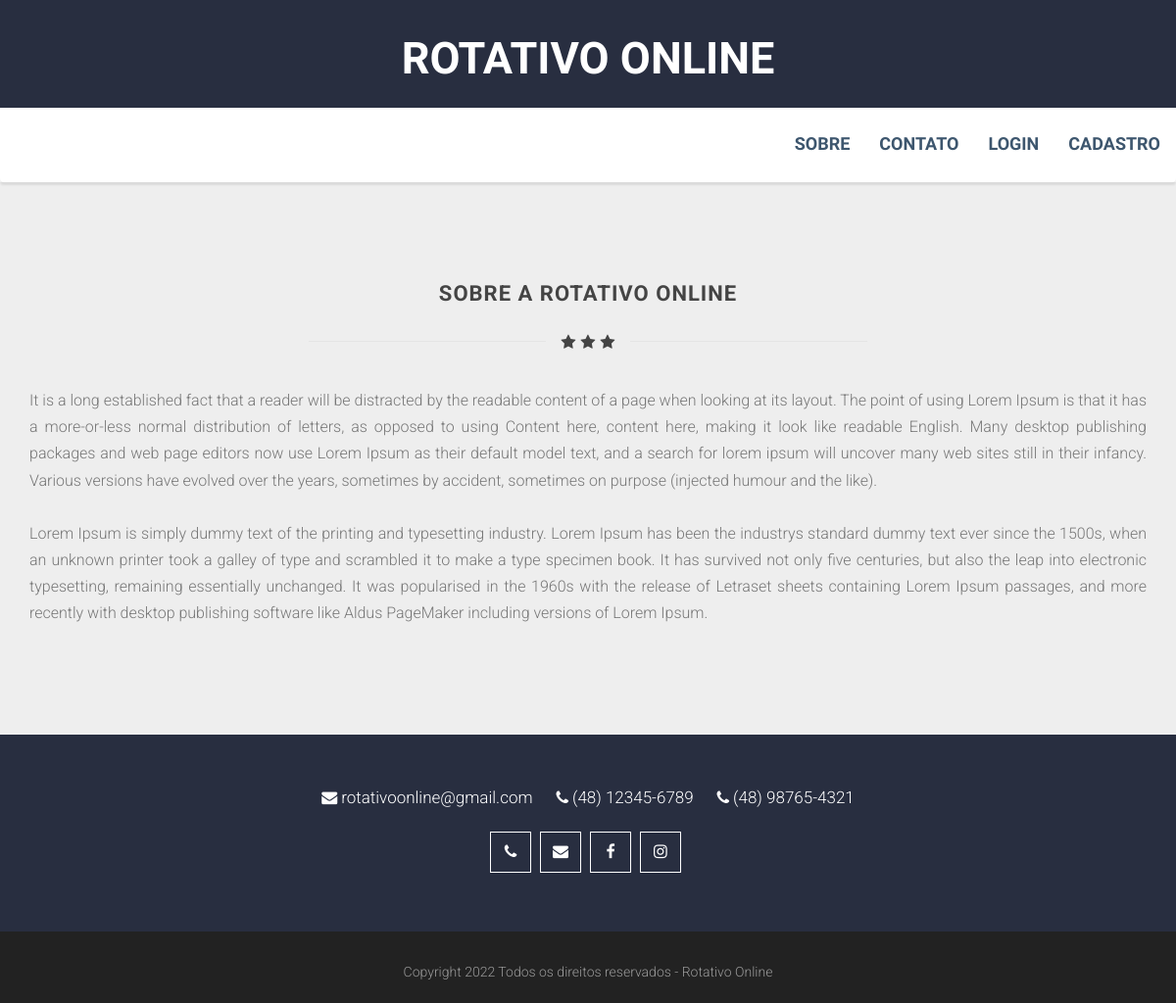
The page / on the database its author committed.
### tables this page shows
CREATE TABLE IF NOT EXISTS `Empresa` (
  `EmpresaId` INT NOT NULL AUTO_INCREMENT,
  `Nome` VARCHAR(80) NOT NULL,
  `RazaoSocial` VARCHAR(100) NULL,
  `CpfCnpj` VARCHAR(18) NULL,
  `TipoEmpresa` CHAR(1) NULL,
  `Endereco` VARCHAR(80) NULL,
  `NumeroEndereco` DECIMAL(5,0) NULL,
  `Complemento` VARCHAR(45) NULL,
  `NumeroCep` VARCHAR(9) NULL,
  `CidadeId` INT NULL,
  `BairroEndereco` VARCHAR(80) NULL,
  `UrlLogo` VARCHAR(255) NULL,
  `Sobre` VARCHAR(255) NULL,
  `NumeroTelefone1` VARCHAR(15) NULL,
  `NumeroTelefone2` VARCHAR(15) NULL,
  `Email` VARCHAR(80) NULL,
  `DataCadastro` TIMESTAMP NOT NULL DEFAULT CURRENT_TIMESTAMP,
  PRIMARY KEY (`EmpresaId`),
  INDEX `FK11_idx` (`CidadeId` ASC),
  UNIQUE INDEX `Cnpj_UNIQUE` (`CpfCnpj` ASC),
  CONSTRAINT `FK11`
    FOREIGN KEY (`CidadeId`)
    REFERENCES `Cidade` (`CidadeId`)
    ON DELETE NO ACTION
    ON UPDATE NO ACTION);

### application/controllers/Home.php (called while the page is built, shortened)
<?php
class Home extends CI_Controller {
	public function index()
	{
		$data['EmpresaSoftware'] = $this->funcoes->getEmpresaSoftware();
		$data['controller'] = "indexController";
		$this->load->view('header',$data);
		$this->load->view('index');
		$this->load->view('footer');
	}
}

### index.php (called while the page is built, shortened)
<?php
require_once BASEPATH.'core/CodeIgniter.php';

### application/models/Empresa_model.php (called while the page is built, shortened)
<?php
class Empresa_model extends CI_Model {
    public function getEmpresa($EmpresaId)
    {
        $sql = "SELECT
                        a.EmpresaId
                        ,a.Nome
                        ,a.RazaoSocial
                        ,a.CpfCnpj
                        ,a.TipoEmpresa
                        ,a.Endereco
                        ,a.NumeroEndereco
                        ,a.Complemento
                        ,a.NumeroCep
                        ,b.CidadeId
                        ,b.NomeCidade
                        ,b.Estado
                        ,a.BairroEndereco
                        ,a.UrlLogo
                        ,a.Sobre
                        ,a.NumeroTelefone1
                        ,a.NumeroTelefone2
                        ,a.Email
                FROM Empresa AS a
                LEFT JOIN Cidade AS b ON a.CidadeId = b.CidadeId
                WHERE a.EmpresaId = {$EmpresaId}";
        $query = $this->db->query($sql);
        $result = $query->row_array();
        return $result;
    }
}
?>

### application/libraries/funcoes.php (called while the page is built, shortened)
<?php
class Funcoes {
    protected $CI;
    public function __construct()
    {
        $this->CI =& get_instance();
    }
    function formatar_telefone($doc)
    {
        $qtd = strlen($doc);
        switch ($qtd) {
            case 11:
                $docFormatado = '('.substr($doc, 0, 2) . ') ' .
                                substr($doc, 2, 5) . '-' .
                                substr($doc, 7, 4);
                    break;
        }
        return $docFormatado;
    }
    public function getEmpresaSoftware()
    {
        $obj = $this->CI->Empresa_model->getEmpresa(7);
        $obj['NumeroTelefone1Format'] = $this->formatar_telefone($obj['NumeroTelefone1']);
        $obj['NumeroTelefone2Format'] = $this->formatar_telefone($obj['NumeroTelefone2']);
        return $obj;
    }
}
?>

### application/views/index.php (the view)
<section class="body">
    <div class="container" style="margin-top:50px;margin-bottom:50px;">
        <div class="underlined-title" id="mensagens">
            <div class="editContent">
                <h1 class="text-center latestitems">Sobre a <?php echo $EmpresaSoftware['Nome']; ?></h1>
            </div>
            <div class="wow-hr type_short">
                <span class="wow-hr-h">
                    <i class="fa fa-star"></i>
                    <i class="fa fa-star"></i>
                    <i class="fa fa-star"></i>
                </span>
            </div>
        </div>
        <p style="text-align: justify;"><?php echo nl2br($EmpresaSoftware['Sobre']); ?></p>
    </div>
</section>

### application/views/header.php (shortened to what this page needs)
<!DOCTYPE html>
<html>
<head>
	<link href="https://maxcdn.bootstrapcdn.com/font-awesome/4.6.3/css/font-awesome.min.css" rel="stylesheet">
	<link href="<?php echo base_url('assets/css/bootstrap.min.css'); ?>" rel="stylesheet">
	<link href="<?php echo base_url('assets/css/style.css'); ?>" rel="stylesheet">
	<link rel="stylesheet"  type="text/css" href="<?php echo base_url('assets/css/owl.carousel.css'); ?>"/>
	<link rel="stylesheet"  type="text/css" href="<?php echo base_url('assets/css/owl.theme.default.css'); ?>"/>
	<link rel="stylesheet" type="text/css" href="<?php echo base_url('assets/css/datepicker.css'); ?>">
	<link rel="stylesheet" href="<?php echo base_url('assets/css/sweetalert.css'); ?>"/>
</head>
<body ng-app="app" ng-controller="<?php echo $controller; ?>">
	<header class="margin-top-0">
		<div class="barra-topo">
			<div class="text-homeimage text-center">
				<div class="maintext-image" data-scrollreveal="enter top over 1.5s after 0.1s">
					<?php echo $EmpresaSoftware['Nome']; ?>
				</div>
			</div>
		</div>
		<div class="wrapper">
			<nav role="navigation" class="navbar navbar-white navbar-embossed navbar-lg bg-light">
			<div class="">
				<div id="navbar-collapse-02" class="collapse navbar-collapse">
					<ul class="nav navbar-nav navbar-right">
						<li class="propClone"><a href="<?php echo base_url('index.php');?>">Sobre</a></li>
						<li class="propClone"><a href="<?php echo base_url('index.php/Contato'); ?>">Contato</a></li>
						<li class="propClone"><a href="<?php echo base_url('index.php/Login'); ?>">Login</a></li>
						<li class="propClone"><a href="<?php echo base_url('index.php/Empresa');?>">Cadastro</a></li>
					</ul>
				</div>
			</div>
			</nav>
		</div>
	</header>

### application/views/footer.php (shortened to what this page needs)
<section class="content-block" style="background-color:#282e40;">
	<div class="container text-center">
		<div class="row">
			<div class="col-sm-10 col-sm-offset-1">
				<div class="contatos">
					<span class="item-contatos">
						<i class="fa fa-envelope"></i> <span><?php echo $EmpresaSoftware['Email']; ?></span>
					</span>
					<span class="item-contatos">
						<i class="fa fa-phone"></i> <span><?php echo $EmpresaSoftware['NumeroTelefone1Format']; ?></span>
					</span>
					<?php if(trim($EmpresaSoftware['NumeroTelefone2'])!=''){ ?>
					<span class="item-contatos">
						<i class="fa fa-phone"></i> <span><?php echo $EmpresaSoftware['NumeroTelefone2Format']; ?></span>
					</span>
					<?php } ?>
				</div>
			</div>
		</div>
		<div class="row">
			<div class="col-sm-10 col-sm-offset-1">
				<ul class="social-iconsfooter">
					<li><a href="#"><i class="fa fa-phone"></i></a></li>
					<li><a href="#"><i class="fa fa-envelope"></i></a></li>
					<li><a href="#"><i class="fa fa-facebook"></i></a></li>
					<li><a href="#"><i class="fa fa-instagram"></i></a></li>
				</ul>
			</div>
		</div>
	</div>
</section>
<div class="footer text-center">
	<div class="container">
		<div class="row">
			<p>
				Copyright <?php echo Date('Y');?> Todos os direitos reservados - <?php echo $EmpresaSoftware['Nome']; ?>
			</p>
		</div>
	</div>
</div>
</body>
</html>

### assets/css/style.css (style rules this page uses)
body { font-family:Roboto; font-weight:300; font-size:16px; color:#777; line-height:1.7; }
h1,h2,h3,h4,h5,h6 { font-family:Roboto; font-weight:700; }
.content-block { padding:50px 0; }
.navbar-lg { min-height:76px; }
header .navbar-white a { color:#3D566E; font-weight:700; }
header .navbar-white { background:#fff; box-shadow:0px 3px 2px 0px rgba(50,50,50,0.1); }
.barra-topo { background-color: #282e40; }
.navbar-nav,.navbar>.container .navbar-brand { font-family:Dosis; text-transform:uppercase; }
.text-homeimage { text-align: center; color: #fff; z-index: 2; position: relative; font-size: 45px; line-height: 40px; text-transform: uppercase; padding-top: 40px; padding-bottom: 30px; font-weight: 700; font-family: Dosis; }
h1.latestitems { font-size:22px; line-height:28px; color:#444; text-transform:uppercase; letter-spacing:1px; margin-top:0; }
.wow-hr { position:relative; font-size:0; text-align:center; height:24px; margin:auto; margin-top:2%; margin-bottom:3%; width:50%; padding:2px 0; overflow:hidden; clear:both; }
.wow-hr-h:before { left:-13px; margin-left:-50%; background:#f7f7f7; }
.wow-hr-h:after { left:13px; margin-right:-50%; }
.wow-hr-h:before,.wow-hr-h:after { display:inline-block; content:""; height:1px; width:50%; margin-top:9px; vertical-align:top; position:relative; background-color:#e4e4e4; }
.wow-hr-h i { font-size:16px; line-height:20px; height:20px; width:20px; vertical-align:top; text-align:center; color:#e4e4e4; }
ul.social-iconsfooter li { display:inline-block; float:none; position:relative; background:transparent; margin-right:5px; border:1px solid #fff; }
ul.social-iconsfooter li a { color:#fff; width:40px; height:40px; line-height:40px; display:inline-block; }
.footer { background:#222; color:#999; font-size:14px; padding:30px 0 10px 0; margin-top:0px; }
ul,ol { -moz-padding-start:0px; -webkit-padding-start:0px; -khtml-padding-start:0px; -o-padding-start:0px; padding-start:0px; padding-left:0px; }
@media (min-width:768px) { .navbar-lg .navbar-nav>li>a { padding-top:26px; padding-bottom:26px; font-size:18px; } }
.contatos { color: #fff; margin-bottom:20px; }
.contatos .item-contatos { margin: 10px; }
.contatos .item-contatos span { font-size: 17px; }
.navbar { margin-bottom: 0px; }
.body { background: #eee; padding:50px 0px; }
.body .wow-hr-h i { color:#444; }

### rows shown on the page
empresa: Nome "ROTATIVO ONLINE", Sobre "It is a long established fact that a reader will be distracted by the readable content of a page when looking at its layout. The point of using Lorem Ipsum is that it has a more-or-less normal distribution of letters, as opposed to using Content here, content here, making it look like readable English. Many desktop publishing packages and web page editors now use Lorem Ipsum as their default model text, and a search for lorem ipsum will uncover many web sites still in their infancy. Various versions have evolved over the years, sometimes by accident, sometimes on purpose (injected humour and the like). Lorem Ipsum is simply dummy text of the printing and typesetting industry. Lorem Ipsum…", Email "rotativoonline@gmail.com", Nome "Rotativo Online"

### other values the page prints
$EmpresaSoftware['NumeroTelefone1Format'] "(48) 12345-6789"
$EmpresaSoftware['NumeroTelefone2Format'] "(48) 98765-4321"
Date('Y') "2022"
